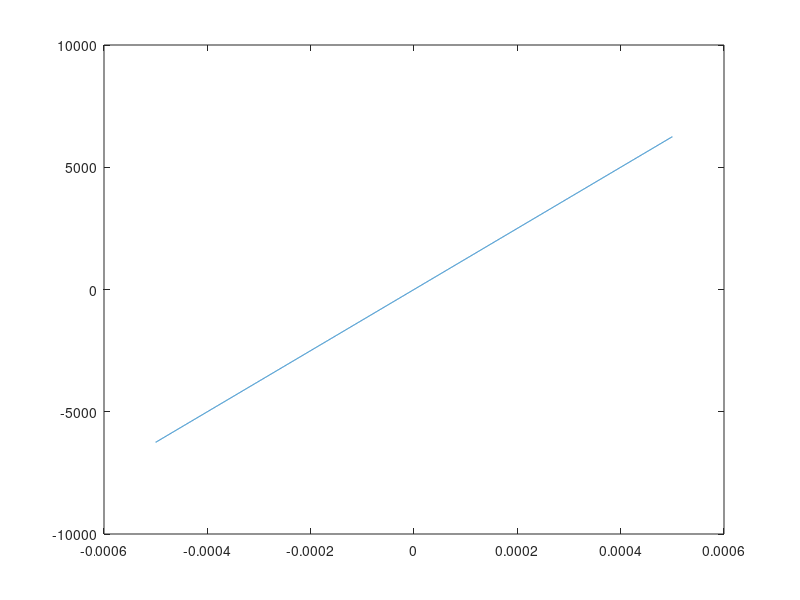

This chart was generated by the following MATLAB code:
close all, clear all

Vcc = 15;
V_max = 0.8; 
C = 100e-9;
R_in = 5e3;
R_L = 5e3:1:10e3;
I_bias = 1e-3;

V_in = Vcc - I_bias*R_L;

I_in = - (V_in - Vcc/2) ./ R_in;

f = I_in ./ (C * V_max);

plot(I_in, f)